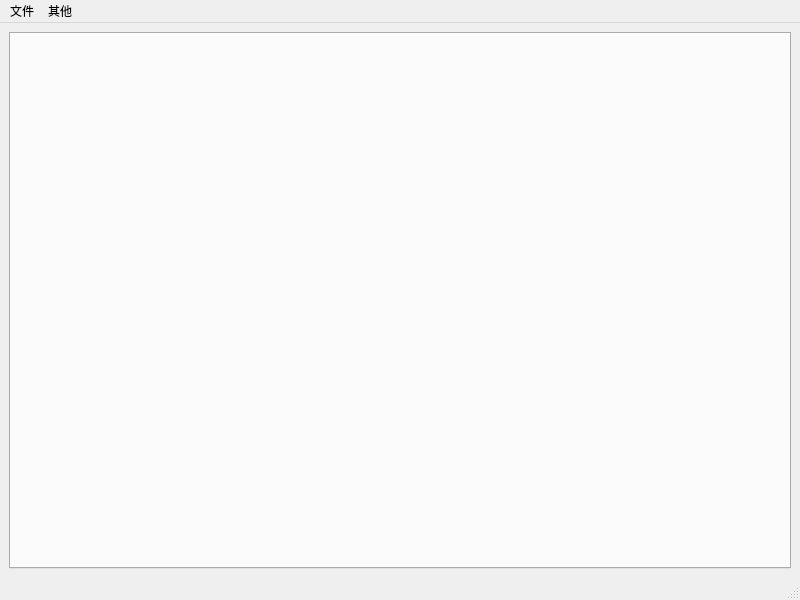
<?xml version="1.0" encoding="UTF-8"?>
<ui version="4.0">
 <class>MainWindow</class>
 <widget class="QMainWindow" name="MainWindow">
  <property name="geometry">
   <rect>
    <x>0</x>
    <y>0</y>
    <width>800</width>
    <height>600</height>
   </rect>
  </property>
  <property name="windowTitle">
   <string>VS 属性表编辑器 - VSATEditor</string>
  </property>
  <widget class="QWidget" name="centralwidget">
   <layout class="QGridLayout" name="gridLayout_5">
    <item row="0" column="0">
     <widget class="QTabWidget" name="props_editors">
      <property name="currentIndex">
       <number>-1</number>
      </property>
     </widget>
    </item>
   </layout>
  </widget>
  <widget class="QMenuBar" name="menubar">
   <property name="geometry">
    <rect>
     <x>0</x>
     <y>0</y>
     <width>800</width>
     <height>21</height>
    </rect>
   </property>
   <widget class="QMenu" name="file_menu">
    <property name="title">
     <string>文件</string>
    </property>
    <widget class="QMenu" name="import_menu">
     <property name="title">
      <string>导入</string>
     </property>
     <widget class="QMenu" name="global_props_menu">
      <property name="title">
       <string>全局属性表</string>
      </property>
      <addaction name="win64_props_action"/>
      <addaction name="win32_props_action"/>
     </widget>
     <addaction name="global_props_menu"/>
     <addaction name="project_props_action"/>
    </widget>
    <addaction name="import_menu"/>
    <addaction name="new_props_action"/>
    <addaction name="save_props_action"/>
    <addaction name="close_props_action"/>
   </widget>
   <widget class="QMenu" name="other_menu">
    <property name="title">
     <string>其他</string>
    </property>
    <addaction name="about_action"/>
   </widget>
   <addaction name="file_menu"/>
   <addaction name="other_menu"/>
  </widget>
  <widget class="QStatusBar" name="statusbar"/>
  <action name="action_2">
   <property name="text">
    <string>项目属性表</string>
   </property>
  </action>
  <action name="actionx64">
   <property name="text">
    <string>x64</string>
   </property>
  </action>
  <action name="actionWin32">
   <property name="text">
    <string>Win32</string>
   </property>
  </action>
  <action name="new_props_action">
   <property name="text">
    <string>新建属性表</string>
   </property>
  </action>
  <action name="save_props_action">
   <property name="text">
    <string>保存当前属性表</string>
   </property>
  </action>
  <action name="close_props_action">
   <property name="text">
    <string>关闭当前属性表</string>
   </property>
  </action>
  <action name="project_props_action">
   <property name="text">
    <string>项目属性表</string>
   </property>
  </action>
  <action name="win64_props_action">
   <property name="text">
    <string>x64</string>
   </property>
  </action>
  <action name="win32_props_action">
   <property name="text">
    <string>Win32</string>
   </property>
  </action>
  <action name="about_action">
   <property name="text">
    <string>关于</string>
   </property>
  </action>
 </widget>
 <resources/>
 <connections/>
</ui>
